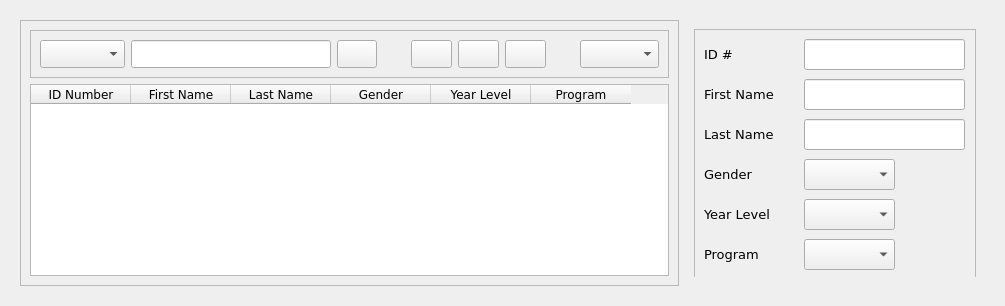
         <widget class="QWidget" name="studentPage">
          <layout class="QVBoxLayout" name="verticalLayout_5">
           <item>
            <widget class="QWidget" name="widget_7" native="true">
             <property name="sizePolicy">
              <sizepolicy hsizetype="Preferred" vsizetype="Preferred">
               <horstretch>0</horstretch>
               <verstretch>12</verstretch>
              </sizepolicy>
             </property>
             <layout class="QHBoxLayout" name="horizontalLayout_10">
              <item>
               <widget class="QFrame" name="frame_7">
                <property name="sizePolicy">
                 <sizepolicy hsizetype="Maximum" vsizetype="Preferred">
                  <horstretch>0</horstretch>
                  <verstretch>12</verstretch>
                 </sizepolicy>
                </property>
                <property name="frameShape">
                 <enum>QFrame::StyledPanel</enum>
                </property>
                <property name="frameShadow">
                 <enum>QFrame::Raised</enum>
                </property>
                <layout class="QVBoxLayout" name="verticalLayout_17">
                 <item>
                  <widget class="QFrame" name="frame_5">
                   <property name="sizePolicy">
                    <sizepolicy hsizetype="Preferred" vsizetype="Preferred">
                     <horstretch>0</horstretch>
                     <verstretch>1</verstretch>
                    </sizepolicy>
                   </property>
                   <property name="frameShape">
                    <enum>QFrame::StyledPanel</enum>
                   </property>
                   <property name="frameShadow">
                    <enum>QFrame::Raised</enum>
                   </property>
                   <layout class="QHBoxLayout" name="horizontalLayout_18">
                    <item>
                     <widget class="QComboBox" name="comboBox_29">
                      <property name="sizePolicy">
                       <sizepolicy hsizetype="Fixed" vsizetype="Fixed">
                        <horstretch>0</horstretch>
                        <verstretch>0</verstretch>
                       </sizepolicy>
                      </property>
                      <property name="minimumSize">
                       <size>
                        <width>85</width>
                        <height>28</height>
                       </size>
                      </property>
                      <property name="maximumSize">
                       <size>
                        <width>85</width>
                        <height>28</height>
                       </size>
                      </property>
                      <property name="font">
                       <font>
                        <family>Verdana</family>
                       </font>
                      </property>
                      <property name="placeholderText">
                       <string>Search..</string>
                      </property>
                     </widget>
                    </item>
                    <item>
                     <layout class="QHBoxLayout" name="horizontalLayout_11">
                      <item>
                       <widget class="QLineEdit" name="lineEdit_19">
                        <property name="sizePolicy">
                         <sizepolicy hsizetype="Fixed" vsizetype="Minimum">
                          <horstretch>0</horstretch>
                          <verstretch>0</verstretch>
                         </sizepolicy>
                        </property>
                        <property name="minimumSize">
                         <size>
                          <width>200</width>
                          <height>0</height>
                         </size>
                        </property>
                        <property name="maximumSize">
                         <size>
                          <width>200</width>
                          <height>16777215</height>
                         </size>
                        </property>
                       </widget>
                      </item>
                      <item>
                       <widget class="QPushButton" name="searchButton_16">
                        <property name="sizePolicy">
                         <sizepolicy hsizetype="Minimum" vsizetype="Minimum">
                          <horstretch>0</horstretch>
                          <verstretch>0</verstretch>
                         </sizepolicy>
                        </property>
                        <property name="text">
                         <string/>
                        </property>
                        <property name="icon">
                         <iconset resource="resources.qrc">
                          <normaloff>:/imgs/imgs/search_white.png</normaloff>:/imgs/imgs/search_white.png</iconset>
                        </property>
                        <property name="iconSize">
                         <size>
                          <width>20</width>
                          <height>20</height>
                         </size>
                        </property>
                       </widget>
                      </item>
                     </layout>
                    </item>
                    <item>
                     <spacer name="horizontalSpacer_11">
                      <property name="orientation">
                       <enum>Qt::Horizontal</enum>
                      </property>
                      <property name="sizeHint" stdset="0">
                       <size>
                        <width>28</width>
                        <height>25</height>
                       </size>
                      </property>
                     </spacer>
                    </item>
                    <item>
                     <layout class="QHBoxLayout" name="horizontalLayout_38">
                      <item>
                       <widget class="QPushButton" name="pushButton_52">
                        <property name="sizePolicy">
                         <sizepolicy hsizetype="Preferred" vsizetype="Minimum">
                          <horstretch>0</horstretch>
                          <verstretch>0</verstretch>
                         </sizepolicy>
                        </property>
                        <property name="font">
                         <font>
                          <family>Verdana</family>
                          <pointsize>9</pointsize>
                         </font>
                        </property>
                        <property name="text">
                         <string/>
                        </property>
                        <property name="icon">
                         <iconset resource="resources.qrc">
                          <normaloff>:/imgs/imgs/add_white.png</normaloff>:/imgs/imgs/add_white.png</iconset>
                        </property>
                        <property name="iconSize">
                         <size>
                          <width>20</width>
                          <height>20</height>
                         </size>
                        </property>
                        <property name="checkable">
                         <bool>true</bool>
                        </property>
                        <property name="autoExclusive">
                         <bool>true</bool>
                        </property>
                       </widget>
                      </item>
                      <item>
                       <widget class="QPushButton" name="pushButton_43">
                        <property name="sizePolicy">
                         <sizepolicy hsizetype="Preferred" vsizetype="Minimum">
                          <horstretch>0</horstretch>
                          <verstretch>0</verstretch>
                         </sizepolicy>
                        </property>
                        <property name="font">
                         <font>
                          <family>Verdana</family>
                          <pointsize>9</pointsize>
                         </font>
                        </property>
                        <property name="text">
                         <string/>
                        </property>
                        <property name="icon">
                         <iconset resource="resources.qrc">
                          <normaloff>:/imgs/imgs/edit_white.png</normaloff>:/imgs/imgs/edit_white.png</iconset>
                        </property>
                        <property name="iconSize">
                         <size>
                          <width>20</width>
                          <height>20</height>
                         </size>
                        </property>
                       </widget>
                      </item>
                      <item>
                       <widget class="QPushButton" name="pushButton_44">
                        <property name="sizePolicy">
                         <sizepolicy hsizetype="Preferred" vsizetype="Minimum">
                          <horstretch>0</horstretch>
                          <verstretch>0</verstretch>
                         </sizepolicy>
                        </property>
                        <property name="font">
                         <font>
                          <family>Verdana</family>
                          <pointsize>9</pointsize>
                         </font>
                        </property>
                        <property name="text">
                         <string/>
                        </property>
                        <property name="icon">
                         <iconset resource="resources.qrc">
                          <normaloff>:/imgs/imgs/delete_white.png</normaloff>:/imgs/imgs/delete_white.png</iconset>
                        </property>
                        <property name="iconSize">
                         <size>
                          <width>20</width>
                          <height>20</height>
                         </size>
                        </property>
                       </widget>
                      </item>
                     </layout>
                    </item>
                    <item>
                     <spacer name="horizontalSpacer_12">
                      <property name="orientation">
                       <enum>Qt::Horizontal</enum>
                      </property>
                      <property name="sizeHint" stdset="0">
                       <size>
                        <width>28</width>
                        <height>25</height>
                       </size>
                      </property>
                     </spacer>
                    </item>
                    <item>
                     <layout class="QHBoxLayout" name="horizontalLayout_39">
                      <item>
                       <widget class="QComboBox" name="comboBox_28">
                        <property name="sizePolicy">
                         <sizepolicy hsizetype="Preferred" vsizetype="Minimum">
                          <horstretch>0</horstretch>
                          <verstretch>0</verstretch>
                         </sizepolicy>
                        </property>
                        <property name="font">
                         <font>
                          <family>Verdana</family>
                         </font>
                        </property>
                        <property name="placeholderText">
                         <string>Sort by</string>
                        </property>
                       </widget>
                      </item>
                     </layout>
                    </item>
                   </layout>
                  </widget>
                 </item>
                 <item>
                  <widget class="QTableWidget" name="tableWidget_4">
                   <property name="sizePolicy">
                    <sizepolicy hsizetype="Preferred" vsizetype="Preferred">
                     <horstretch>0</horstretch>
                     <verstretch>15</verstretch>
                    </sizepolicy>
                   </property>
                   <column>
                    <property name="text">
                     <string>ID Number</string>
                    </property>
                    <property name="font">
                     <font>
                      <family>Verdana</family>
                     </font>
                    </property>
                   </column>
                   <column>
                    <property name="text">
                     <string>First Name</string>
                    </property>
                    <property name="font">
                     <font>
                      <family>Verdana</family>
                     </font>
                    </property>
                   </column>
                   <column>
                    <property name="text">
                     <string>Last Name</string>
                    </property>
                    <property name="font">
                     <font>
                      <family>Verdana</family>
                     </font>
                    </property>
                   </column>
                   <column>
                    <property name="text">
                     <string>Gender</string>
                    </property>
                    <property name="font">
                     <font>
                      <family>Verdana</family>
                     </font>
                    </property>
                   </column>
                   <column>
                    <property name="text">
                     <string>Year Level</string>
                    </property>
                    <property name="font">
                     <font>
                      <family>Verdana</family>
                     </font>
                    </property>
                   </column>
                   <column>
                    <property name="text">
                     <string>Program</string>
                    </property>
                    <property name="font">
                     <font>
                      <family>Verdana</family>
                     </font>
                    </property>
                   </column>
                  </widget>
                 </item>
                </layout>
               </widget>
              </item>
              <item>
               <widget class="QWidget" name="widget_10" native="true">
                <property name="sizePolicy">
                 <sizepolicy hsizetype="Preferred" vsizetype="Preferred">
                  <horstretch>4</horstretch>
                  <verstretch>0</verstretch>
                 </sizepolicy>
                </property>
                <property name="minimumSize">
                 <size>
                  <width>300</width>
                  <height>0</height>
                 </size>
                </property>
                <property name="maximumSize">
                 <size>
                  <width>300</width>
                  <height>16777215</height>
                 </size>
                </property>
                <layout class="QVBoxLayout" name="verticalLayout_18">
                 <item>
                  <widget class="QWidget" name="widget_2" native="true">
                   <widget class="QFrame" name="frame_8">
                    <property name="geometry">
                     <rect>
                      <x>0</x>
                      <y>0</y>
                      <width>282</width>
                      <height>291</height>
                     </rect>
                    </property>
                    <property name="sizePolicy">
                     <sizepolicy hsizetype="Preferred" vsizetype="Preferred">
                      <horstretch>2</horstretch>
                      <verstretch>0</verstretch>
                     </sizepolicy>
                    </property>
                    <property name="frameShape">
                     <enum>QFrame::StyledPanel</enum>
                    </property>
                    <property name="frameShadow">
                     <enum>QFrame::Raised</enum>
                    </property>
                    <widget class="QComboBox" name="comboBox_16">
                     <property name="geometry">
                      <rect>
                       <x>110</x>
                       <y>210</y>
                       <width>91</width>
                       <height>31</height>
                      </rect>
                     </property>
                    </widget>
                    <widget class="QComboBox" name="comboBox_17">
                     <property name="geometry">
                      <rect>
                       <x>110</x>
                       <y>170</y>
                       <width>91</width>
                       <height>31</height>
                      </rect>
                     </property>
                    </widget>
                    <widget class="QComboBox" name="comboBox_18">
                     <property name="geometry">
                      <rect>
                       <x>110</x>
                       <y>130</y>
                       <width>91</width>
                       <height>31</height>
                      </rect>
                     </property>
                    </widget>
                    <widget class="QLineEdit" name="lineEdit_10">
                     <property name="geometry">
                      <rect>
                       <x>110</x>
                       <y>90</y>
                       <width>161</width>
                       <height>31</height>
                      </rect>
                     </property>
                    </widget>
                    <widget class="QLineEdit" name="lineEdit_11">
                     <property name="geometry">
                      <rect>
                       <x>110</x>
                       <y>50</y>
                       <width>161</width>
                       <height>31</height>
                      </rect>
                     </property>
                    </widget>
                    <widget class="QLineEdit" name="lineEdit_12">
                     <property name="geometry">
                      <rect>
                       <x>110</x>
                       <y>10</y>
                       <width>161</width>
                       <height>31</height>
                      </rect>
                     </property>
                    </widget>
                    <widget class="QLabel" name="label_20">
                     <property name="geometry">
                      <rect>
                       <x>10</x>
                       <y>10</y>
                       <width>71</width>
                       <height>31</height>
                      </rect>
                     </property>
                     <property name="font">
                      <font>
                       <family>Verdana</family>
                       <pointsize>10</pointsize>
                      </font>
                     </property>
                     <property name="text">
                      <string>ID #</string>
                     </property>
                    </widget>
                    <widget class="QLabel" name="label_21">
                     <property name="geometry">
                      <rect>
                       <x>10</x>
                       <y>50</y>
                       <width>71</width>
                       <height>31</height>
                      </rect>
                     </property>
                     <property name="font">
                      <font>
                       <family>Verdana</family>
                       <pointsize>10</pointsize>
                      </font>
                     </property>
                     <property name="text">
                      <string>First Name</string>
                     </property>
                    </widget>
                    <widget class="QLabel" name="label_22">
                     <property name="geometry">
                      <rect>
                       <x>10</x>
                       <y>90</y>
                       <width>71</width>
                       <height>31</height>
                      </rect>
                     </property>
                     <property name="font">
                      <font>
                       <family>Verdana</family>
                       <pointsize>10</pointsize>
                      </font>
                     </property>
                     <property name="text">
                      <string>Last Name</string>
                     </property>
                    </widget>
                    <widget class="QLabel" name="label_23">
                     <property name="geometry">
                      <rect>
                       <x>10</x>
                       <y>130</y>
                       <width>71</width>
                       <height>31</height>
                      </rect>
                     </property>
                     <property name="font">
                      <font>
                       <family>Verdana</family>
                       <pointsize>10</pointsize>
                      </font>
                     </property>
                     <property name="text">
                      <string>Gender</string>
                     </property>
                    </widget>
                    <widget class="QLabel" name="label_24">
                     <property name="geometry">
                      <rect>
                       <x>10</x>
                       <y>170</y>
                       <width>71</width>
                       <height>31</height>
                      </rect>
                     </property>
                     <property name="font">
                      <font>
                       <family>Verdana</family>
                       <pointsize>10</pointsize>
                      </font>
                     </property>
                     <property name="text">
                      <string>Year Level</string>
                     </property>
                    </widget>
                    <widget class="QLabel" name="label_25">
                     <property name="geometry">
                      <rect>
                       <x>10</x>
                       <y>210</y>
                       <width>71</width>
                       <height>31</height>
                      </rect>
                     </property>
                     <property name="font">
                      <font>
                       <family>Verdana</family>
                       <pointsize>10</pointsize>
                      </font>
                     </property>
                     <property name="text">
                      <string>Program</string>
                     </property>
                    </widget>
                    <widget class="QPushButton" name="addStudentButton">
                     <property name="geometry">
                      <rect>
                       <x>160</x>
                       <y>250</y>
                       <width>111</width>
                       <height>31</height>
                      </rect>
                     </property>
                     <property name="font">
                      <font>
                       <family>Verdana</family>
                       <pointsize>10</pointsize>
                       <bold>true</bold>
                      </font>
                     </property>
                     <property name="text">
                      <string>Add Student</string>
                     </property>
                    </widget>
                   </widget>
                  </widget>
                 </item>
                </layout>
               </widget>
              </item>
             </layout>
            </widget>
           </item>
          </layout>
         </widget>
